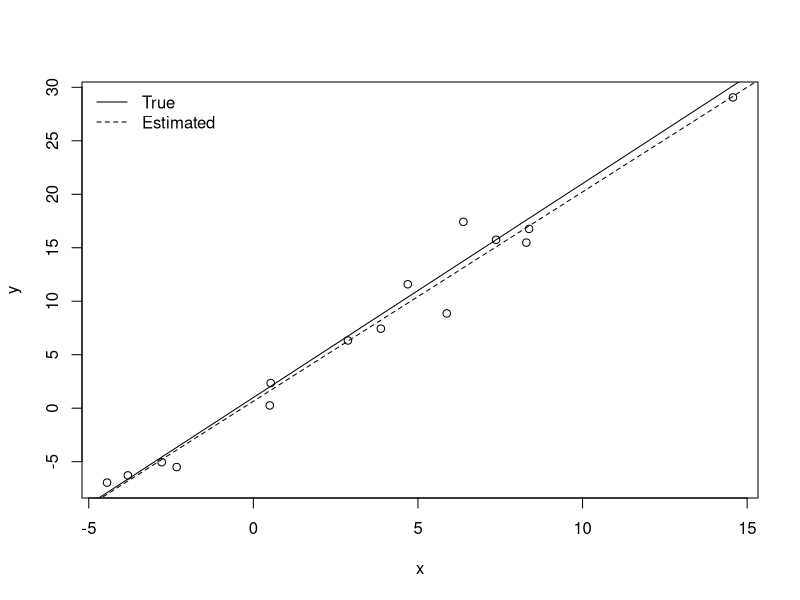

Recreate this plot in R.
# Problem 1

# a)
set.seed <- 15
n <- 15
beta_0 <- 1
beta_1 <- 2
mu <- 4
sigma_x <- 4
sigma <- 2

x <- rnorm(n, mu, sigma_x)
y <- beta_0 + beta_1 * x + rnorm(n, 0, sigma)
plot(y ~ x)
(m1 <- lm(y ~ x))

abline(beta_0, beta_1)
abline(m1, lty = 2)
legend("topleft", legend = c("True", "Estimated"), lty = 1:2, bty = "n")


# b)
R <- 1000
